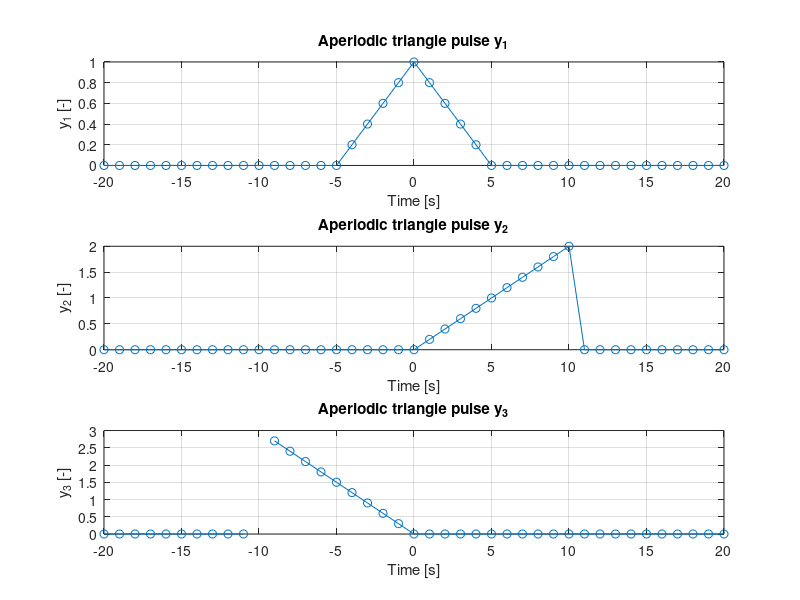

Source code (MATLAB): (Note: this script raises an error after producing the figure.)
clear all;
Ts = 1 %perioda;
T_sig = 10;
t = -20:(1/Ts):20;

y1 = tripuls(t,T_sig);
y2 = 2*tripuls(t-5,T_sig,1);
y3 = 3*tripuls(t+5,T_sig,-1);

figure(1);
subplot(311);
plot(t,y1,'-o-');

title("Aperiodic triangle pulse y_1");
xlabel('Time [s]');
ylabel('y_1 [-]');
set(gca,'xtick',-20:5:20);
grid on;

subplot(312);
plot(t,y2,'-o-');

title("Aperiodic triangle pulse y_2");
xlabel('Time [s]');
ylabel('y_2 [-]');
set(gca,'xtick',-20:5:20);
grid on;

subplot(313);
plot(t,y3,'-o-');

title("Aperiodic triangle pulse y_3");
xlabel('Time [s]');
ylabel('y_3 [-]');
set(gca,'xtick',-20:5:20);
grid on;

t2 = -10:10;
dirac1 = dirac(t2);
dirac2 = dirac(t2-5);
heav1 = heaviside(t2);
heav2 = heaviside(t2+4);
sin_c = sinc(t2);

idx1 = dirac1 == Inf; % find Inf
dirac1(idx1) = 1;     % set Inf to finite value

idx2 = dirac2 == Inf; % find Inf
dirac2(idx2) = 1;     % set Inf to finite value

figure(2);
%%%%%%%%%%%%%%%%%%%%%%%%%%%%%%%%%%%%%%%%%%%%%%%%%%%%%%%%%%%%%%%%%%%%%%%%%%%%%%
subplot(3,2,1);
stem(t2,dirac1,'r','linewidth', 1);
axis([-10 10 0 2]);
grid on;

title({"Jednotkový pulz" '\delta_1'});
xlabel('n [-]');
ylabel('\delta_1 [-]');
%%%%%%%%%%%%%%%%%%%%%%%%%%%%%%%%%%%%%%%%%%%%%%%%%%%%%%%%%%%%%%%%%%%%%%%%%%%%%%
subplot(3,2,2);
stem(t2,dirac2,'r','linewidth', 1);
axis([-10 10 0 2]);
grid on;

title({"Jednotkový pulz" '\delta_2'});
xlabel('Time [s]');
ylabel('\delta_2 [-]');

%%%%%%%%%%%%%%%%%%%%%%%%%%%%%%%%%%%%%%%%%%%%%%%%%%%%%%%%%%%%%%%%%%%%%%%%%%%%%%
subplot(3,2,3);
stem(t2,heav1,'linewidth', 1);
axis([-10 10 0 2]);
grid on;

title({"Jednotkový skok u_1"});
xlabel('n [-]');
ylabel('u_1 [-]');
%%%%%%%%%%%%%%%%%%%%%%%%%%%%%%%%%%%%%%%%%%%%%%%%%%%%%%%%%%%%%%%%%%%%%%%%%%%%%%
subplot(3,2,4);
stem(t2,heav2,'linewidth', 1);
axis([-10 10 0 2]);
grid on;

title({"Jednotkový skok u_2"});
xlabel('n [-]');
ylabel('u_2 [-]');

%%%%%%%%%%%%%%%%%%%%%%%%%%%%%%%%%%%%%%%%%%%%%%%%%%%%%%%%%%%%%%%%%%%%%%%%%%%%%%
subplot(3,2,5:6);
stem(t2,sin_c,'k','linewidth', 1);
axis([-10 10 0 2]);
grid on;

title({"Funkce Sinc(t)"});
xlabel('t [s]');
ylabel('y [-]');






